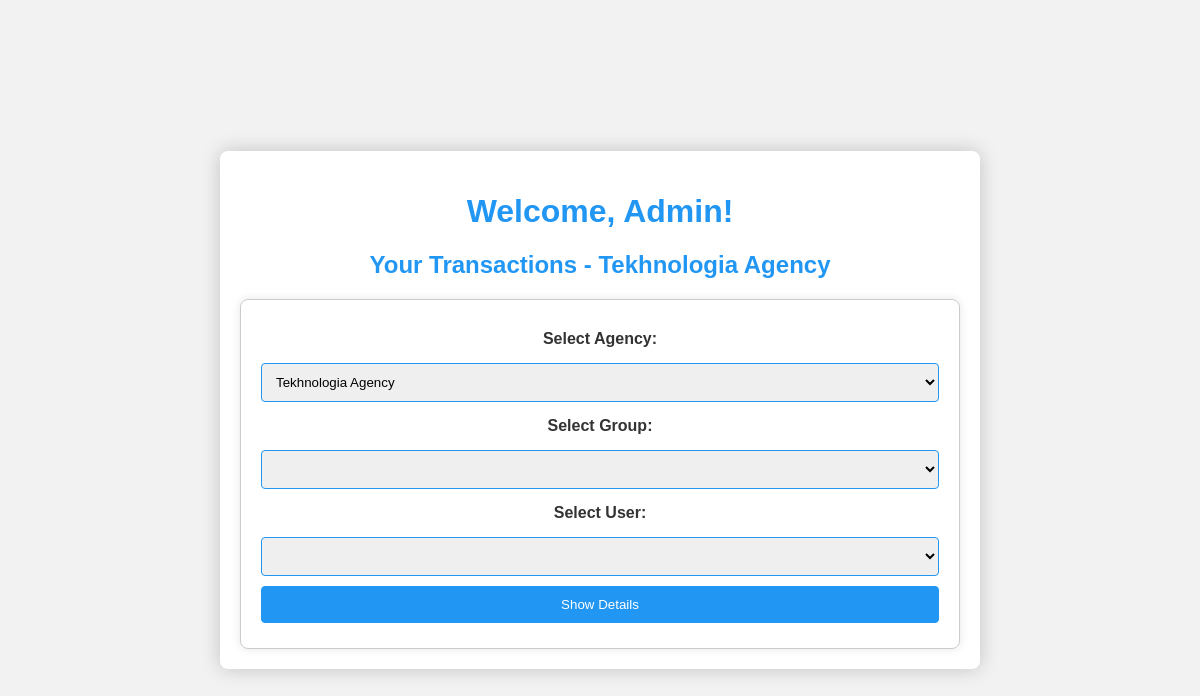
Page /Trans.php (signed in) on the committed database.
### tables this page shows
CREATE TABLE `tbluser` (
  `UserId` int(11) NOT NULL,
  `UserName` varchar(50) NOT NULL,
  `Password` varchar(255) NOT NULL,
  `UserTypeId` int(11) DEFAULT NULL,
  `GroupId` int(11) DEFAULT NULL,
  `AgencyId` int(11) DEFAULT NULL
);

CREATE TABLE `tblagency` (
  `AgencyId` int(11) NOT NULL,
  `AgencyName` varchar(50) DEFAULT NULL
);

### Trans.php (the view, shortened to what this page needs)
<?php
include("php/config.php");
$userId = $_SESSION['UserId'];
$userQuery = "SELECT UserName, UserTypeId, AgencyId, GroupId FROM tbluser WHERE UserId = $userId";
$resultUser = $conn->query($userQuery);
$rowUser = $resultUser->fetch_assoc();
$userName = $rowUser['UserName'];
$userTypeId = $rowUser['UserTypeId'];
$agencyId = $rowUser['AgencyId'];
$selectedGroupId = isset($_POST['groupId']) ? $_POST['groupId'] : $rowUser['GroupId'];
$selectedUserId = isset($_POST['userId']) ? $_POST['userId'] : null;
$selectedAgencyId = isset($_POST['agencyId']) ? $_POST['agencyId'] : $agencyId;
$selectedUserName = "";
$selectedAgencyOrGroupName = "";
if ($selectedAgencyId) {
    $selectedAgencyOrGroupQuery = "SELECT AgencyName FROM tblagency WHERE AgencyId = $selectedAgencyId";
    $resultSelectedAgencyOrGroup = $conn->query($selectedAgencyOrGroupQuery);
    $rowSelectedAgencyOrGroup = $resultSelectedAgencyOrGroup->fetch_assoc();
    $selectedAgencyOrGroupName = $rowSelectedAgencyOrGroup['AgencyName'];
}
$agencyQuery = "";
if ($userTypeId == 2) {
    $agencyQuery = "SELECT DISTINCT a.AgencyId, a.AgencyName, g.GroupName FROM tblagency a
                    JOIN tblgroup g ON a.AgencyId = g.AgencyId
                    WHERE a.AgencyId = $agencyId";
} elseif ($userTypeId == 4) {
    $agencyQuery = "SELECT DISTINCT a.AgencyId, a.AgencyName, g.GroupName FROM tblagency a
                    LEFT JOIN tblgroup g ON a.AgencyId = g.AgencyId";
}
$resultAgency = $conn->query($agencyQuery);
$groupQuery = "";
if ($agencyId && $userTypeId == 2) {
    $groupQuery = "SELECT GroupId, GroupName FROM tblgroup WHERE AgencyId = $agencyId";
} elseif ($userTypeId == 4) {
    $groupQuery = "SELECT DISTINCT g.GroupId, g.GroupName FROM tblgroup g
                    JOIN tblagency a ON g.AgencyId = a.AgencyId";
}
$resultGroup = $conn->query($groupQuery);
?>
<!DOCTYPE html>
<html lang="en">
<head>
</head>
<body>
    <div class="container">
        <h1>Welcome, <?php echo $userName; ?>!</h1>
        <?php if ($selectedGroupId || $selectedUserId || $selectedAgencyId) : ?>
            <h2>Your Transactions - <?php echo $selectedUserName ?: $selectedAgencyOrGroupName; ?></h2>
        <?php endif; ?>
        <div class="form-container">
            <form method="post" action="#">
                <label for="agencyId">Select Agency:</label>
                <select name="agencyId" id="agencyId" onchange="this.form.submit()">
                    <?php
                    $resultAgency->data_seek(0);
                    while ($rowAgency = $resultAgency->fetch_assoc()) {
                        echo "<option value='{$rowAgency['AgencyId']}'";
                        if ($rowAgency['AgencyId'] == $selectedAgencyId) echo " selected";
                        echo ">{$rowAgency['AgencyName']}</option>";
                    }
                    ?>
                </select><br>
                <label for="groupId">Select Group:</label>
                <select name="groupId" id="groupId" onchange="this.form.submit()">
                    <option value="" <?php echo empty($selectedGroupId) ? 'selected' : ''; ?>></option>
                    <?php
                    $resultGroup->data_seek(0);
                    while ($rowGroup = $resultGroup->fetch_assoc()) {
                        echo "<option value='{$rowGroup['GroupId']}'";
                        if ($rowGroup['GroupId'] == $selectedGroupId) echo " selected";
                        echo ">{$rowGroup['GroupName']}</option>";
                    }
                    ?>
                </select><br>
                <label for="userId">Select User:</label>
                <select name="userId" id="userId" onchange="this.form.submit()">
                    <option value="" <?php echo empty($selectedUserId) ? 'selected' : ''; ?>></option>
                </select><br>
                <input type="submit" name="submitDetails" value="Show Details">
            </form>
        </div>
    </div>
</body>
</html>

### Trans.php (style rules this page uses)
body { font-family: Arial, sans-serif; background-color: #f2f2f2; color: #333; margin: 0; padding: 0; display: flex; flex-direction: column; align-items: center; justify-content: center; height: 100vh; }
.container { background-color: #fff; border-radius: 8px; padding: 20px; box-shadow: 0 0 20px rgba(0, 0, 0, 0.2); width: 60%; margin-top: 20px; }
h1, h2 { color: #2196F3; text-align: center; }
.form-container { border: 1px solid #ccc; border-radius: 8px; box-shadow: 0 0 10px rgba(0, 0, 0, 0.1); padding: 20px; margin-top: 20px; }
form { text-align: center; }
label { display: block; margin: 10px 0; font-weight: bold; }
select, input[type="submit"] { padding: 10px; margin: 5px 0; border: 1px solid #2196F3; border-radius: 4px; box-sizing: border-box; width: 100%; }
input[type="submit"] { background-color: #2196F3; color: #fff; cursor: pointer; }

### rows in the picture
tbluser: UserName "Admin", agencyId "Tekhnologia Agency"
tblagency: AgencyName "Tekhnologia Agency"
